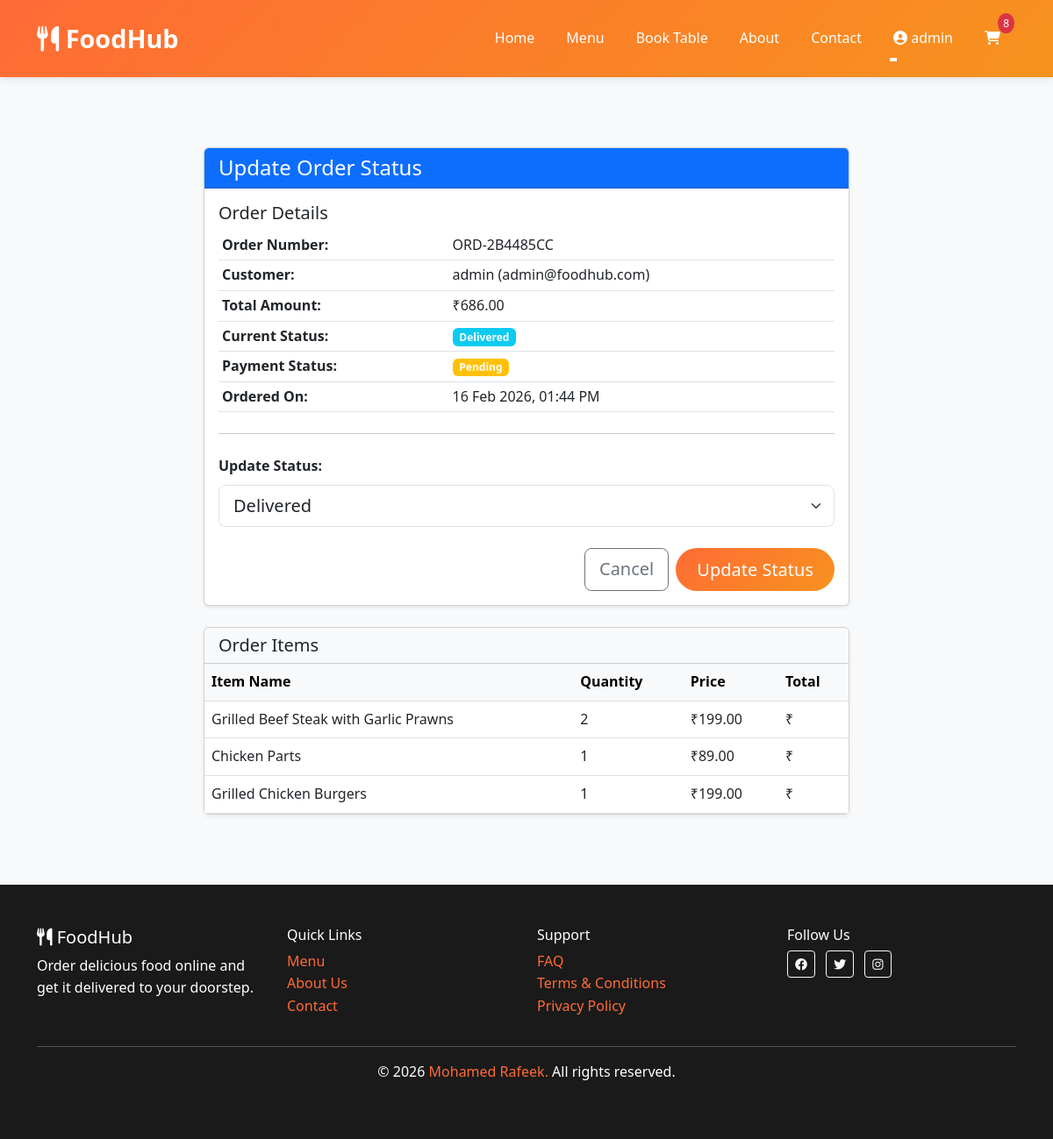
The app's page /dashboard/orders/ORD-2B4485CC/update/ (signed in) with its own data.
### cart/models.py (models this page shows, shortened)
class Cart(models.Model):
    user = models.OneToOneField(User, on_delete=models.CASCADE, related_name='cart')
    created_at = models.DateTimeField(auto_now_add=True)
    updated_at = models.DateTimeField(auto_now=True)
    def get_item_count(self):
        return sum(item.quantity for item in self.items.all())

class CartItem(models.Model):
    cart = models.ForeignKey(Cart, on_delete=models.CASCADE, related_name='items')
    food_item = models.ForeignKey(FoodItem, on_delete=models.CASCADE)
    quantity = models.PositiveIntegerField(default=1)
    added_at = models.DateTimeField(auto_now_add=True)

### orders/models.py (models this page shows, shortened)
class Order(models.Model):
    STATUS_CHOICES = [
        ('pending', 'Pending'),
        ('confirmed', 'Confirmed'),
        ('preparing', 'Preparing'),
        ('ready', 'Ready for Pickup'),
        ('delivered', 'Delivered'),
        ('cancelled', 'Cancelled'),
    ]
    PAYMENT_METHOD_CHOICES = [
        ('razorpay', 'Razorpay (UPI/Card)'),
        ('cash', 'Cash on Delivery'),
    ]
    user = models.ForeignKey(User, on_delete=models.CASCADE, related_name='orders')
    order_number = models.CharField(max_length=20, unique=True)
    total_price = models.DecimalField(max_digits=10, decimal_places=2)
    payment_status = models.CharField(max_length=20, choices=[
        ('pending', 'Pending'),
        ('completed', 'Completed'),
        ('failed', 'Failed'),
    ], default='pending')
    payment_method = models.CharField(max_length=20, choices=PAYMENT_METHOD_CHOICES, default='razorpay')
    status = models.CharField(max_length=20, choices=STATUS_CHOICES, default='pending')
    delivery_address = models.TextField()
    phone = models.CharField(max_length=15)
    special_instructions = models.TextField(blank=True)
    created_at = models.DateTimeField(auto_now_add=True)
    updated_at = models.DateTimeField(auto_now=True)
    estimated_delivery = models.DateTimeField(null=True, blank=True)
    class Meta:
        ordering = ['-created_at']

class OrderItem(models.Model):
    order = models.ForeignKey(Order, on_delete=models.CASCADE, related_name='items')
    food_item = models.ForeignKey(FoodItem, on_delete=models.PROTECT)
    quantity = models.PositiveIntegerField()
    price = models.DecimalField(max_digits=8, decimal_places=2)  # Price at time of order

### menu/models.py (models this page shows, shortened)
class FoodItem(models.Model):
    name = models.CharField(max_length=100)
    category = models.ForeignKey(Category, on_delete=models.CASCADE, related_name='items')
    description = models.TextField()
    price = models.DecimalField(max_digits=8, decimal_places=2, validators=[MinValueValidator(0)])
    image = models.ImageField(upload_to='menu_items/')
    available = models.BooleanField(default=True)
    created_at = models.DateTimeField(auto_now_add=True)
    updated_at = models.DateTimeField(auto_now=True)
    class Meta:
        ordering = ['-created_at']

### dashboard/views.py (the view, shortened to what this page needs)
# urls.py: path('orders/<str:order_number>/update/', views.update_order_status, name='update_order_status'),
@login_required(login_url='login')
@user_passes_test(is_admin, login_url='home')
@require_http_methods(["GET", "POST"])
def update_order_status(request, order_number):
    order = get_object_or_404(Order, order_number=order_number)
    context = {
        'order': order,
        'status_choices': Order.STATUS_CHOICES,
    }
    return render(request, 'dashboard/update_order_status.html', context)

### dashboard/views.py (called while the page is built)
def is_admin(user):
    return user.is_staff and user.is_superuser

### Template/dashboard/update_order_status.html (shortened to what this page needs)
{% extends 'base.html' %}
{% block content %}
<div class="container mt-5">
    <div class="row">
        <div class="col-md-8 mx-auto">
            <div class="card shadow-sm">
                <div class="card-header bg-primary text-white">
                    <h4 class="mb-0">Update Order Status</h4>
                </div>
                <div class="card-body">
                    <div class="order-info mb-4">
                        <h5>Order Details</h5>
                        <table class="table table-sm">
                            <tr>
                                <td><strong>Order Number:</strong></td>
                                <td>{{ order.order_number }}</td>
                            </tr>
                            <tr>
                                <td><strong>Customer:</strong></td>
                                <td>{{ order.user.username }} ({{ order.user.email }})</td>
                            </tr>
                            <tr>
                                <td><strong>Total Amount:</strong></td>
                                <td>₹{{ order.total_price }}</td>
                            </tr>
                            <tr>
                                <td><strong>Current Status:</strong></td>
                                <td>
                                    <span class="badge bg-info">{{ order.get_status_display }}</span>
                                </td>
                            </tr>
                            <tr>
                                <td><strong>Payment Status:</strong></td>
                                <td>
                                    <span class="badge bg-{% if order.payment_status == 'completed' %}success{% else %}warning{% endif %}">
                                        {{ order.payment_status|title }}
                                    </span>
                                </td>
                            </tr>
                            <tr>
                                <td><strong>Ordered On:</strong></td>
                                <td>{{ order.created_at|date:"d M Y, h:i A" }}</td>
                            </tr>
                        </table>
                    </div>
                    <hr>
                    <form method="post" class="mt-4">
                        <div class="form-group mb-3">
                            <label for="status" class="form-label"><strong>Update Status:</strong></label>
                            <select name="status" id="status" class="form-select form-select-lg" required>
                                {% for value, label in status_choices %}
                                    <option value="{{ value }}" {% if order.status == value %}selected{% endif %}>
                                        {{ label }}
                                    </option>
                                {% endfor %}
                            </select>
                        </div>
                        <div class="d-grid gap-2 d-md-flex justify-content-md-end mt-4">
                            <a href="{% url 'manage_orders' %}" class="btn btn-outline-secondary btn-lg">
                                Cancel
                            </a>
                            <button type="submit" class="btn btn-primary btn-lg">
                                Update Status
                            </button>
                        </div>
                    </form>
                </div>
            </div>
            <div class="card shadow-sm mt-4">
                <div class="card-header bg-light">
                    <h5 class="mb-0">Order Items</h5>
                </div>
                <div class="table-responsive">
                    <table class="table table-hover mb-0">
                        <thead class="table-light">
                            <tr>
                                <th>Item Name</th>
                                <th>Quantity</th>
                                <th>Price</th>
                                <th>Total</th>
                            </tr>
                        </thead>
                        <tbody>
                            {% for item in order.items.all %}
                                <tr>
                                    <td>{{ item.food_item.name }}</td>
                                    <td>{{ item.quantity }}</td>
                                    <td>₹{{ item.price }}</td>
                                    <td>₹{{ item.get_total }}</td>
                                </tr>
                            {% empty %}
                                <tr>
                                    <td colspan="4" class="text-center">No items in this order</td>
                                </tr>
                            {% endfor %}
                        </tbody>
                    </table>
                </div>
            </div>
        </div>
    </div>
</div>
{% endblock %}

### Template/base.html (shortened to what this page needs)
<!DOCTYPE html>
<html lang="en">
<head>
    {% load static %}
    <link href="https://cdnjs.cloudflare.com/ajax/libs/bootstrap/5.3.0/css/bootstrap.min.css" rel="stylesheet">
    <link href="https://cdnjs.cloudflare.com/ajax/libs/font-awesome/6.4.0/css/all.min.css" rel="stylesheet">
</head>
<body>
    <nav class="navbar navbar-expand-lg navbar-dark sticky-top">
        <div class="container">
            <a class="navbar-brand" href="{% url 'home' %}">
                <i class="fas fa-utensils"></i> FoodHub
            </a>
            <div class="collapse navbar-collapse" id="navbarNav">
                <ul class="navbar-nav ms-auto">
                    <li class="nav-item">
                        <a class="nav-link" href="{% url 'home' %}">Home</a>
                    </li>
                    <li class="nav-item">
                        <a class="nav-link" href="{% url 'menu' %}">Menu</a>
                    </li>
                    <li class="nav-item">
                        <a class="nav-link" href="{% url 'book_table' %}">Book Table</a>
                    </li>
                    <li class="nav-item">
                        <a class="nav-link" href="{% url 'about' %}">About</a>
                    </li>
                    <li class="nav-item">
                        <a class="nav-link" href="{% url 'contact' %}">Contact</a>
                    </li>
                    {% if user.is_authenticated %}
                        <li class="nav-item dropdown">
                            <a class="nav-link dropdown-toggle" href="#" id="userDropdown" role="button" data-bs-toggle="dropdown">
                                <i class="fas fa-user-circle"></i> {{ user.username }}
                            </a>
                        </li>
                    {% endif %}
                    <li class="nav-item">
                        <a class="nav-link position-relative" href="{% url 'view_cart' %}">
                            <i class="fas fa-shopping-cart"></i>
                            {% if user.is_authenticated %}
                                {% if user.cart.get_item_count > 0 %}
                                    <span class="cart-badge">{{ user.cart.get_item_count }}</span>
                                {% endif %}
                            {% endif %}
                        </a>
                    </li>
                </ul>
            </div>
        </div>
    </nav>
    <main class="container-custom">
        {% block content %}{% endblock %}
    </main>
    <footer>
        <div class="container">
            <div class="row">
                <div class="col-md-3">
                    <h5><i class="fas fa-utensils"></i> FoodHub</h5>
                    <p>Order delicious food online and get it delivered to your doorstep.</p>
                </div>
                <div class="col-md-3">
                    <h6>Quick Links</h6>
                    <ul class="list-unstyled">
                        <li><a href="{% url 'menu' %}">Menu</a></li>
                        <li><a href="{% url 'about' %}">About Us</a></li>
                        <li><a href="{% url 'contact' %}">Contact</a></li>
                    </ul>
                </div>
                <div class="col-md-3">
                    <h6>Support</h6>
                    <ul class="list-unstyled">
                        <li><a href="#">FAQ</a></li>
                        <li><a href="#">Terms & Conditions</a></li>
                        <li><a href="#">Privacy Policy</a></li>
                    </ul>
                </div>
                <div class="col-md-3">
                    <h6>Follow Us</h6>
                    <a href="#" class="btn btn-sm btn-outline-light me-2">
                        <i class="fab fa-facebook"></i>
                    </a>
                    <a href="#" class="btn btn-sm btn-outline-light me-2">
                        <i class="fab fa-twitter"></i>
                    </a>
                    <a href="#" class="btn btn-sm btn-outline-light me-2">
                        <i class="fab fa-instagram"></i>
                    </a>
                </div>
            </div>
            <hr>
            <div class="text-center">
                <p>&copy; 2026 <a href="https://portfolio-react-mr.netlify.app/" target="_blank">Mohamed Rafeek.</a> All rights reserved.</p>
            </div>
        </div>
    </footer>
</body>
</html>

### Template/base.html (style rules this page uses)
* { margin: 0; padding: 0; box-sizing: border-box; }
:root { --primary-color: #ff6b35; --secondary-color: #f7931e; --dark-color: #1a1a1a; --light-color: #f4f4f4; --success-color: #28a745; --danger-color: #dc3545; }
body { font-family: 'Segoe UI', Tahoma, Geneva, Verdana, sans-serif; background-color: #f8f9fa; line-height: 1.6; }
.navbar { background: linear-gradient(135deg, var(--primary-color) 0%, var(--secondary-color) 100%); box-shadow: 0 2px 10px rgba(0,0,0,0.1); padding: 1rem 0; }
.navbar-brand { font-size: 1.8rem; font-weight: bold; color: white !important; }
.nav-link { color: white !important; margin: 0 10px; transition: all 0.3s ease; position: relative; }
.nav-link::after { content: ''; position: absolute; bottom: -5px; left: 0; width: 0; height: 2px; background-color: white; transition: width 0.3s ease; }
.cart-badge { background-color: var(--danger-color); color: white; padding: 2px 6px; border-radius: 50%; font-size: 0.75rem; position: absolute; top: -8px; right: -8px; }
footer { background-color: var(--dark-color); color: white; padding: 3rem 0; margin-top: 3rem; }
footer a { color: var(--primary-color); text-decoration: none; }
.btn-primary { background: linear-gradient(135deg, var(--primary-color) 0%, var(--secondary-color) 100%); border: none; padding: 0.6rem 1.5rem; font-weight: 500; transition: all 0.3s ease; border-radius: 25px; }
.container-custom { padding: 2rem 0; }

### records on screen
Order: order_number "ORD-2B4485CC", user.username "admin", user.email "admin@foodhub.com", total_price "686.00", status "Delivered", payment_status "Pending", created_at "16 Feb 2026, 01:44 PM"
OrderItem: food_item.name "Grilled Beef Steak with Garlic Prawns", quantity "2", price "199.00"
OrderItem: food_item.name "Chicken Parts", quantity "1", price "89.00"
OrderItem: food_item.name "Grilled Chicken Burgers", quantity "1", price "199.00"

### other values on screen
{{ user.username }} "admin"
{{ user.cart.get_item_count }} "8"
